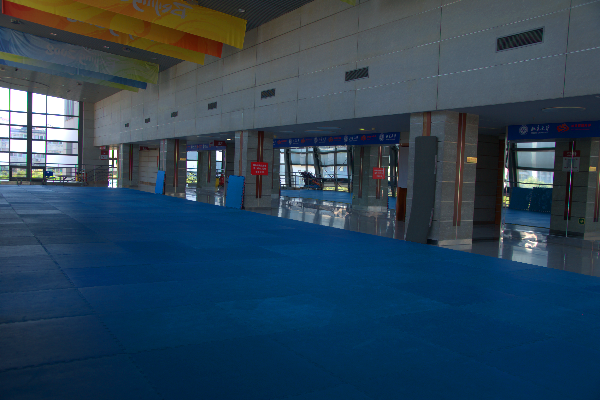
#> input picture 实验3 图像低光增强/实验3 图像增强与复原/实验3-图像-3022206045-4班-陆子毅/Retinex-Net/high-3.png, 600 x 400 px
$ python eval.py
#> lines starting #> are read from the running program, lines starting #| are printed output that depends on the picture; long printed decimals are rounded
import cv2
import numpy as np
from skimage.metrics import structural_similarity as ssim

# 计算 PSNR
def calculate_psnr(original, enhanced):
    mse = np.mean((original - enhanced) ** 2)  # 均方误差
    if mse == 0:
        return 100  # 没有差异，PSNR为100
    max_pixel = 255.0
    psnr = 10 * np.log10((max_pixel ** 2) / mse)  # PSNR 公式
    return psnr

# 计算 SSIM
def calculate_ssim(original, enhanced):
    # 使用 scikit-image 库中的 ssim 函数
    ssim_index, _ = ssim(original, enhanced, full=True)
    return ssim_index

if __name__ == "__main__":
    original_img = cv2.imread('./high-3.png')  # 读取原始图像
#> original_img is the input picture: shape (400, 600, 3); mean B, G, R 85.3, 66.5, 43.3
    enhanced_img = cv2.imread('./enhanced-3.jpg')  # 读取增强后的图像
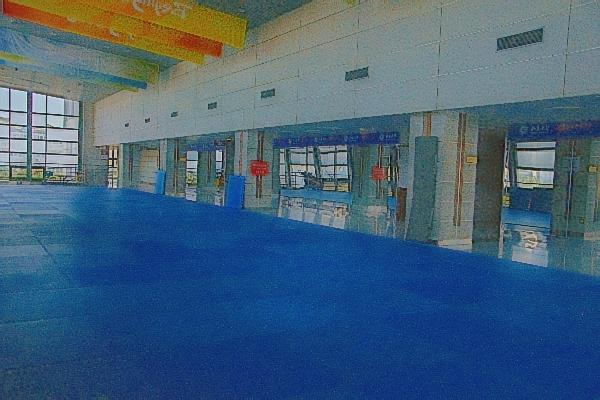
#> input picture 实验3 图像低光增强/实验3 图像增强与复原/实验3-图像-3022206045-4班-陆子毅/Retinex-Net/enhanced-3.jpg, 600 x 400 px
#> enhanced_img is the input picture: shape (400, 600, 3); mean B, G, R 120.7, 96, 67.4

    # 转换为灰度图像（PSNR 和 SSIM 通常在灰度图像上计算）
    original_gray = cv2.cvtColor(original_img, cv2.COLOR_BGR2GRAY)
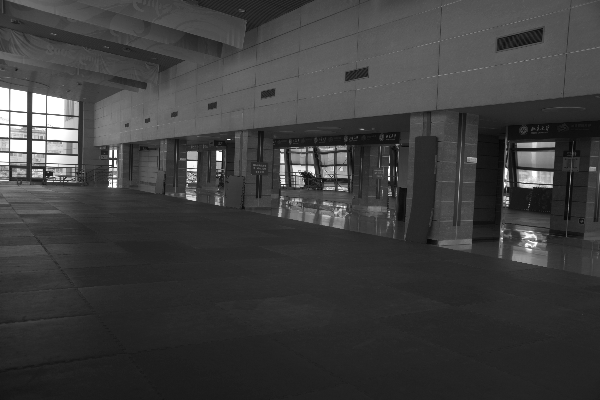
#> original_gray: shape (400, 600); min 4, max 255, mean 61.7
    enhanced_gray = cv2.cvtColor(enhanced_img, cv2.COLOR_BGR2GRAY)
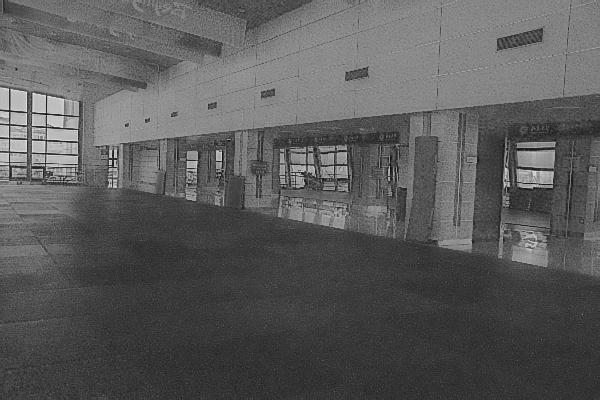
#> enhanced_gray: shape (400, 600); min 2, max 239, mean 90.3

    # 计算 PSNR 和 SSIM
    psnr_value = calculate_psnr(original_gray, enhanced_gray)
#> in calculate_psnr, `mse = np.mean((original - enhanced) ** 2)`: mse = 118.5
#> in calculate_psnr, `psnr = 10 * np.log10((max_pixel ** 2) / mse)`: psnr = 27.39
#> psnr_value = 27.39
    ssim_value = calculate_ssim(original_gray, enhanced_gray)
#> in calculate_ssim, `ssim_index, _ = ssim(original, enhanced, full=True)`: ssim_index = 0.659
#> ssim_value = 0.659

    print(f"PSNR: {psnr_value} dB")
#| PSNR: 27.392 dB
    print(f"SSIM: {ssim_value}")
#| SSIM: 0.6586
